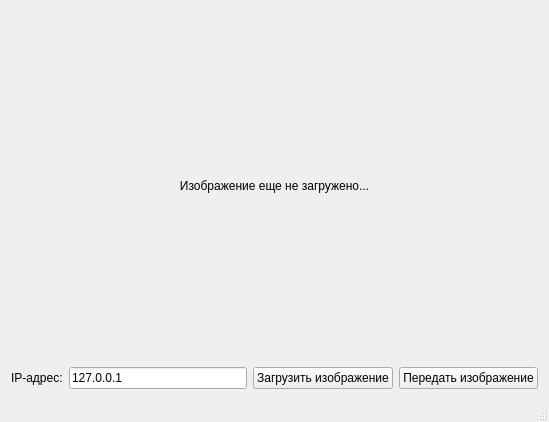
<?xml version="1.0" encoding="UTF-8"?>
<ui version="4.0">
 <class>MainWindow</class>
 <widget class="QMainWindow" name="MainWindow">
  <property name="geometry">
   <rect>
    <x>0</x>
    <y>0</y>
    <width>549</width>
    <height>422</height>
   </rect>
  </property>
  <property name="windowTitle">
   <string>Программа для передачи изображений (порт 8888)</string>
  </property>
  <widget class="QWidget" name="centralWidget">
   <layout class="QGridLayout" name="gridLayout">
    <item row="0" column="0">
     <widget class="QLabel" name="label">
      <property name="text">
       <string>Изображение еще не загружено...</string>
      </property>
      <property name="alignment">
       <set>Qt::AlignCenter</set>
      </property>
     </widget>
    </item>
    <item row="1" column="0">
     <layout class="QHBoxLayout" name="horizontalLayout">
      <item>
       <widget class="QLabel" name="label_2">
        <property name="text">
         <string>IP-aдрес:</string>
        </property>
       </widget>
      </item>
      <item>
       <widget class="QLineEdit" name="lineEdit">
        <property name="text">
         <string>127.0.0.1</string>
        </property>
       </widget>
      </item>
      <item>
       <widget class="QPushButton" name="pushButton_load">
        <property name="text">
         <string>Загрузить изображение</string>
        </property>
       </widget>
      </item>
      <item>
       <widget class="QPushButton" name="pushButton_send">
        <property name="text">
         <string>Передать изображение</string>
        </property>
       </widget>
      </item>
     </layout>
    </item>
   </layout>
  </widget>
  <widget class="QStatusBar" name="statusBar"/>
 </widget>
 <layoutdefault spacing="6" margin="11"/>
 <resources/>
 <connections/>
</ui>
